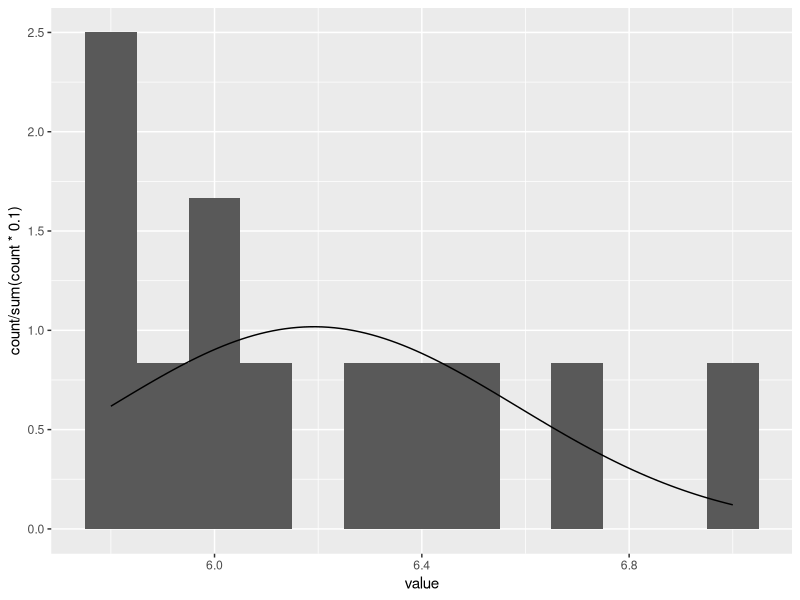

Source code (R):
library(tidyverse)

data <- c(6.0,6.4,7.0,5.8,6.0,5.8,5.9,6.7,6.1,6.5,6.3,5.8)

# in order to make a CI estimate, we have to assume each trial is independent and normally distributed, even though it is pretty horrible...
sample_mean <- data %>% mean()
sample_sd <- data %>% sd()
data %>%
  as_tibble() %>%
  ggplot(aes(x=value)) +
  geom_histogram(aes(x=value,y=..count../sum(..count..*0.1)), binwidth=0.1) +
  stat_function(fun = function(x) {
    dnorm(x=x, mean = sample_mean, sd = sample_sd)
    })

get_chiCI <- function(data, alpha) {
  n <- length(data)
  (n-1) * var(data) / c(qchisq(alpha/2, df=n-1,lower.tail=FALSE),
                        qchisq(alpha/2, df=n-1,lower.tail=TRUE))
}
chiCI_0.95 <- get_chiCI(data,0.05)
